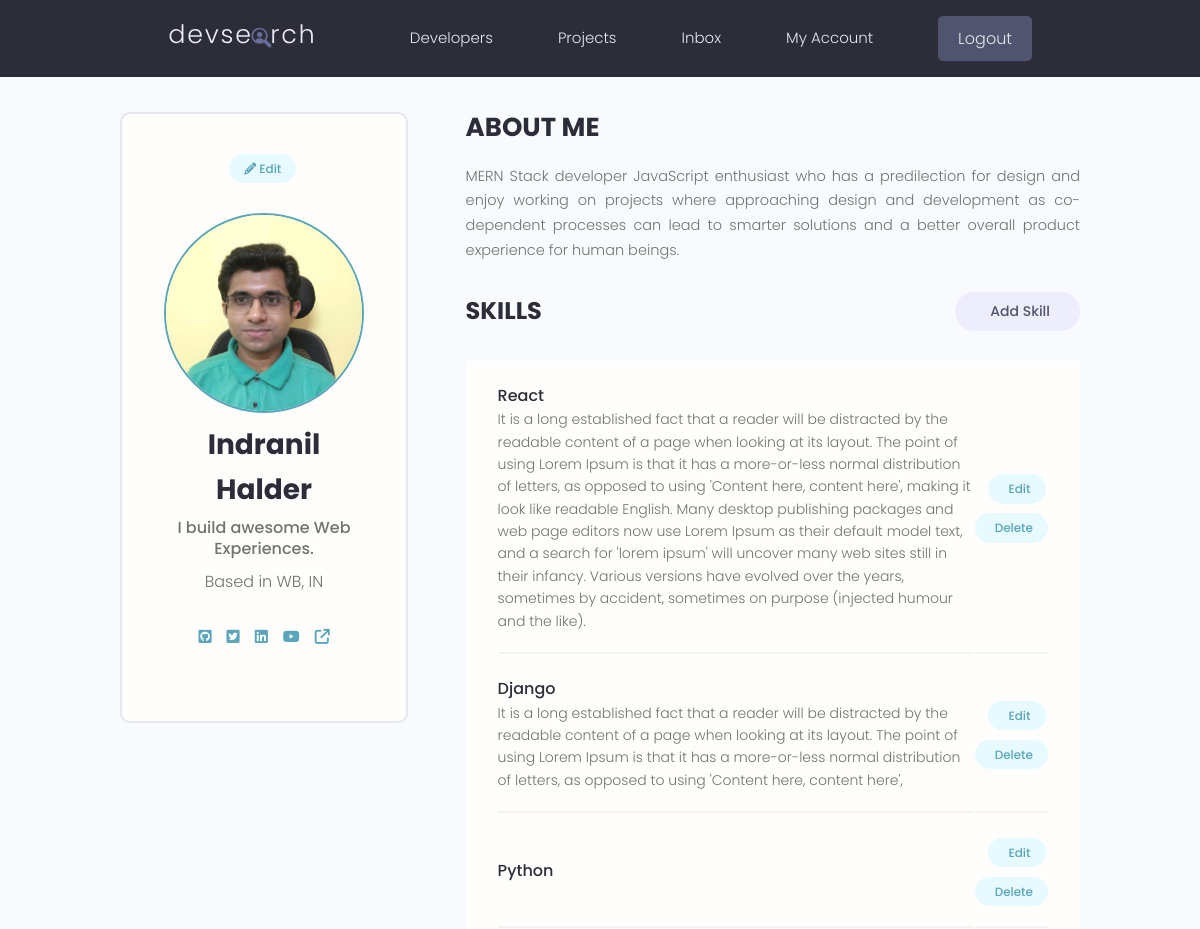
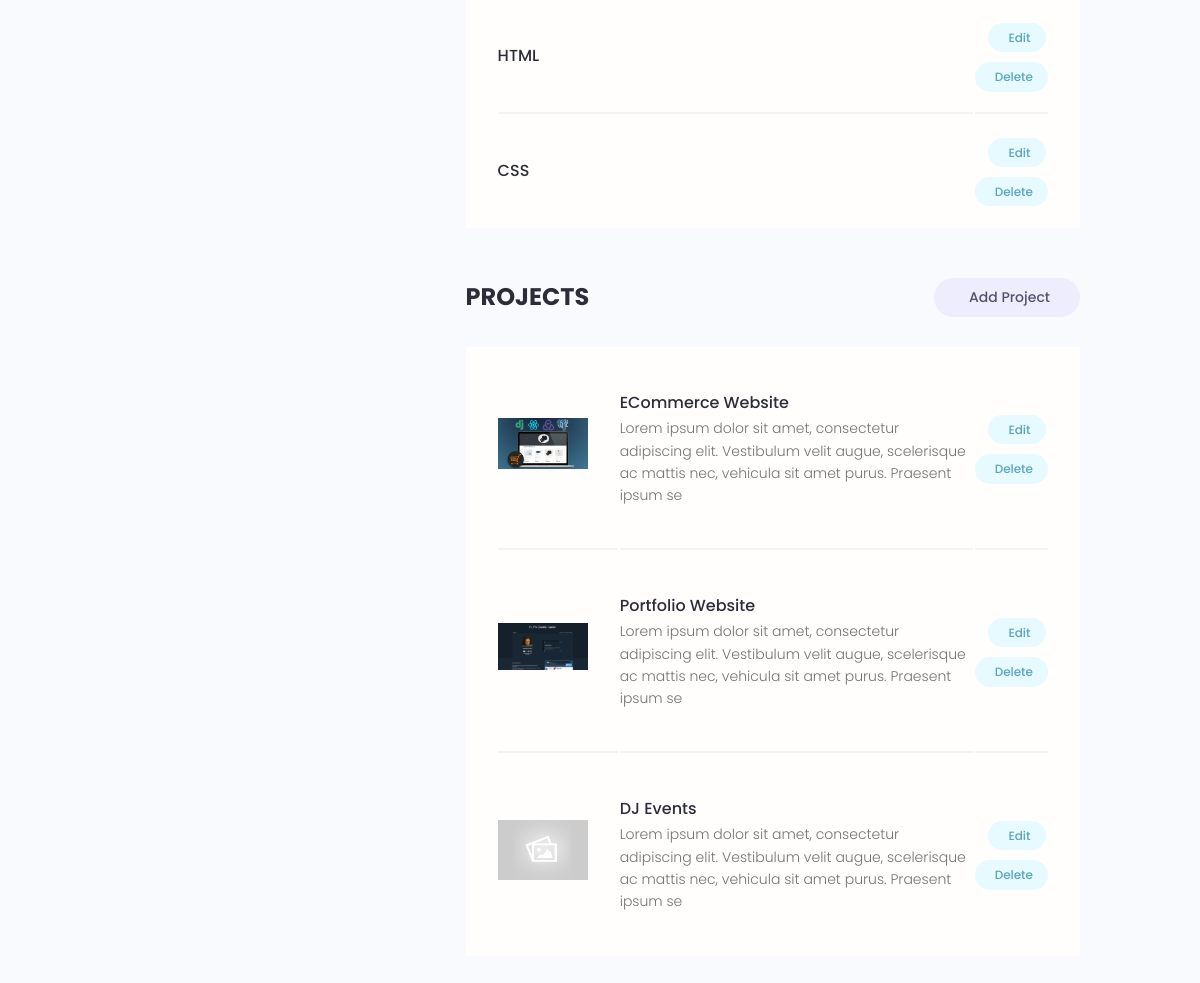
The app's page /account/ (signed in) with its own data (2 pictures, top to bottom).
### users/models.py (models this page shows, shortened)
class Profile(models.Model):
    user = models.OneToOneField(
        User, on_delete=models.CASCADE, null=True, blank=True)
    name = models.CharField(max_length=200, blank=True, null=True)
    email = models.EmailField(max_length=500, blank=True, null=True)
    username = models.CharField(max_length=200, blank=True, null=True)
    location = models.CharField(max_length=200, blank=True, null=True)
    short_intro = models.CharField(max_length=200, blank=True, null=True)
    bio = models.TextField(blank=True, null=True)
    profile_image = models.ImageField(
        null=True, blank=True, upload_to='profiles/', default='profiles/user-default.png')
    social_github = models.CharField(max_length=200, blank=True, null=True)
    social_twitter = models.CharField(max_length=200, blank=True, null=True)
    social_linkedin = models.CharField(max_length=200, blank=True, null=True)
    social_youtube = models.CharField(max_length=200, blank=True, null=True)
    social_website = models.CharField(max_length=200, blank=True, null=True)
    created = models.DateTimeField(auto_now_add=True)
    id = models.UUIDField(default=uuid.uuid4, unique=True,
                          primary_key=True, editable=False)

class Skill(models.Model):
    owner = models.ForeignKey(
        Profile, on_delete=models.CASCADE, null=True, blank=True)
    name = models.CharField(max_length=200, blank=True, null=True)
    description = models.TextField(null=True, blank=True)
    created = models.DateTimeField(auto_now_add=True)
    id = models.UUIDField(default=uuid.uuid4, unique=True,
                          primary_key=True, editable=False)

### projects/models.py (models this page shows, shortened)
class Project(models.Model):
    owner = models.ForeignKey(
        Profile, null=True, blank=True, on_delete=models.SET_NULL)
    title = models.CharField(max_length=200)
    description = models.TextField(null=True, blank=True)
    featured_image = models.ImageField(
        null=True, blank=True, default='default.jpg')
    demo_link = models.CharField(max_length=2000, null=True, blank=True)
    source_link = models.CharField(max_length=2000, null=True, blank=True)
    tags = models.ManyToManyField('Tag', blank=True)
    vote_total = models.IntegerField(default=0, null=True, blank=True)
    vote_ratio = models.IntegerField(default=0, null=True, blank=True)
    created = models.DateTimeField(auto_now_add=True)
    id = models.UUIDField(default=uuid.uuid4, unique=True,
                          primary_key=True, editable=False)

### users/views.py (the view)
# urls.py: path('account/', views.userAccount, name='account'),
@login_required(login_url='login')
def userAccount(request):
    profile = request.user.profile
    skills = profile.skill_set.all()
    projects = profile.project_set.all()
    context = {'profile': profile, 'skills': skills, 'projects': projects}
    return render(request, 'users/account.html', context)

### users/templates/users/account.html (shortened to what this page needs)
{% extends 'main.html' %}
{% block content %}
  <main class="settingsPage profile my-md">
    <div class="container">
      <div class="layout">
        <div class="column column--1of3">
          <div class="card text-center">
            <div class="card__body dev">
              <a class="tag tag--pill tag--main settings__btn" href="{% url 'edit-account' %}"><i class="fa fa-pencil"></i> Edit</a>
              <img class="avatar avatar--xl dev__avatar" src="{{ profile.profile_image.url }}" />
              <h2 class="dev__name">{{ profile.name }}</h2>
              <p class="dev__title">{{ profile.short_intro }}</p>
              <p class="dev__location">Based in {{ profile.location }}</p>
              <ul class="dev__social">
                {% if profile.social_github %}
                <li>
                  <a title="Github" href="{{ profile.social_github }}" target="_blank"><i class="fa-brands fa-square-github"></i></a>
                </li>
                {% endif %}
                {% if profile.social_twitter %}
                <li>
                  <a title="Twitter" href="{{ profile.social_twitter }}" target="_blank"><i class="fa-brands fa-square-twitter"></i></a>
                </li>
                {% endif %}
                {% if profile.social_linkedin %}
                <li>
                  <a title="LinkedIn" href="{{ profile.social_linkedin }}" target="_blank"><i class="fa-brands fa-linkedin"></i></a>
                </li>
                {% endif %}
                {% if profile.social_youtube %}
                <li>
                  <a title="Youtube" href="{{ profile.social_youtube }}" target="_blank"><i class="fa-brands fa-youtube"></i></a>
                </li>
                {% endif %}
                {% if profile.social_website %}
                <li>
                  <a title="Personal Website" href="{{ profile.social_website }}" target="_blank"><i class="fa-solid fa-arrow-up-right-from-square"></i></a>
                </li>
                {% endif %}
              </ul>
            </div>
          </div>
        </div>
        <div class="column column--2of3">
          <div class="devInfo">
            <h3 class="devInfo__title">About Me</h3>
            <p class="devInfo__about">{{ profile.bio }}</p>
          </div>
          <div class="settings">
            <h3 class="settings__title">Skills</h3>
            <a class="tag tag--pill tag--sub settings__btn tag--lg" href="#"> Add Skill</a>
          </div>
          <table class="settings__table">
            {% for skill in skills %}
              <tr>
                <td class="settings__tableInfo">
                  <h4>{{ skill.name }}</h4>
                  <p>{{ skill.description }}</p>
                </td>
                <td class="settings__tableActions">
                  <a class="tag tag--pill tag--main settings__btn" href="#"> Edit</a>
                  <a class="tag tag--pill tag--main settings__btn" href="#">
                    Delete</a>
                </td>
              </tr>
            {% endfor %}
          </table>
          <div class="settings">
            <h3 class="settings__title">Projects</h3>
            <a class="tag tag--pill tag--sub settings__btn tag--lg" href="{% url 'create-project' %}"> Add Project</a>
          </div>
          <table class="settings__table">
            {% for project in projects %}
              <tr>
                <td class="settings__thumbnail">
                  <a href="{% url 'project' project.id %}"><img src="{{ project.featured_image.url }}" alt="Project Thumbnail" /></a>
                </td>
                <td class="settings__tableInfo">
                  <a href="{% url 'project' project.id %}">{{ project.title }}</a>
                  <p>{{ project.description|slice:"150" }}</p>
                </td>
                <td class="settings__tableActions">
                  <a class="tag tag--pill tag--main settings__btn" href="#"> Edit</a>
                  <a class="tag tag--pill tag--main settings__btn" href="#">
                    Delete</a>
                </td>
              </tr>
            {% endfor %}
          </table>
        </div>
      </div>
    </div>
  </main>
  {% endblock content %}

### static/styles/app.css (style rules this page uses)
:root { --color-sub: #2d2d39; }
.card { border: 2px solid var(--color-light); }
img { width: 100%; }
.profile .card > .dev { padding: 4rem; }
.dev__avatar { display: block; margin: auto; }
.dev__name { color: var(--color-sub); font-size: 2.8rem; font-weight: 700; margin-top: 1rem; margin-bottom: 0.5rem; }
.dev__title { font-size: 1.6rem; font-weight: 500; line-height: 1.3; }
.dev__location { margin-top: 1rem; }
.dev__social { margin: 3rem 0; list-style: none; display: flex; justify-content: center; gap: 1.5rem; }
.devInfo { margin-bottom: 3rem; }
.devInfo__title, .devInfo__subtitle { font-size: 2.6rem; color: var(--color-sub); text-transform: uppercase; font-weight: 700; margin-bottom: 1.5rem; }
.devInfo__about, .devSkill__info { font-size: 1.45rem; line-height: 1.7; text-align: justify; }
.settingsPage .dev > .settings__btn { display: inline-block; margin-bottom: 3rem; }
.settings { display: flex; justify-content: space-between; align-items: center; }
.settings__title { font-size: 2.4rem; text-transform: uppercase; font-weight: 700; color: var(--color-sub); }
.settings__table { margin-top: 3rem; margin-bottom: 5rem; padding: 0 3rem; background: var(--color-white); }
.settings__table tr { width: 100%; }
.settings__table tr > td { padding: 2rem 0; }
.settings__table tr:not(:last-child) td { border-bottom: 2px solid var(--color-white-light); }
.settings__thumbnail { width: 23%; min-width: 10rem; }
.settings__thumbnail img { padding-right: 3rem; height: 15rem; object-fit: contain; }
.settings__tableInfo { width: 100%; }
.settings__tableInfo h4, .settings__tableInfo a { padding-right: 1rem; width: auto; font-size: 1.6rem; font-weight: 500; color: var(--color-sub); }
.settings__tableInfo p { font-size: 1.4rem; }
.settings__tableActions { text-align: right; }

### static/uikit/styles/modules/_variables.css (style rules this page uses)
:root { --color-main: #5aa5b9; --color-main-light: #e6faff; --color-sub: #3f4156; --color-sub-light: #51546e; --color-sub-lighter: #ededfd; --color-text: #737373; --color-gray: #8b8b8b; --color-light: #e5e7eb; --color-light-gray: #767676; --color-bg: #f8fafd; --color-white: #fffefd; --color-white-light: #f3f3f3; --color-success: #359e64; --color-success-bg: #def8e8; --color-error: #fc4b0b; --color-error-bg: #fff2ee; --font-base: 'Poppins', arial, helvetica, 'Segoe UI', roboto, ubuntu, sans-serif; --font-monospace: 'Fira Code', 'Courier New', courier, monospace; --font-regular: 300; --font-medium: 500; --font-bold: 700; --generic-shadow: 1px 1px 5px #00000010; --generic-transition: all 0.3s ease-in-out; }

### static/uikit/styles/modules/_base.css (style rules this page uses)
* { margin: 0; padding: 0; box-sizing: border-box; text-rendering: optimizeLegibility; color: inherit; font-size: inherit; }
html { font-size: 50%; }
@media only screen and (min-width: 480px) { html { font-size: 56.25%; } }
@media only screen and (min-width: 1200px) { html { font-size: 62.5%; } }
body { line-height: 1.6; font-weight: 400; font-size: 1.5rem; color: var(--color-text); background-color: var(--color-bg); min-height: 100vh; }

### static/uikit/styles/modules/_typography.css (style rules this page uses)
* { font-family: var(--font-base); }
h2 { font-size: 3.6rem; font-weight: var(--font-bold); }
h3 { font-size: 3.2rem; font-weight: var(--font-medium); }
h4 { font-size: 2.8rem; font-weight: var(--font-medium); }
p, span, strong { font-size: 1.6rem; color: var(--color-text); font-weight: var(--font-regular); }
a { padding-bottom: 2px; text-decoration: none; display: inline-block; color: var(--color-main); font-weight: var(--font-medium); }

### static/uikit/styles/modules/_utilities.css (style rules this page uses)
.container { width: 92%; max-width: 165rem; margin: 0 auto; box-sizing: border-box; }
@media screen and (min-width: 1000px) { .container { width: 90%; } }
@media screen and (min-width: 1200px) { .container { width: 80%; } }
.text-center { text-align: center; }
.my-md { margin: 3rem auto; }

### static/uikit/styles/modules/_avatar.css (style rules this page uses)
.avatar { border-radius: 50%; border: 2px solid var(--color-main); object-fit: cover; }
.avatar--xl { height: 20rem; width: 20rem; }

### static/uikit/styles/modules/_card.css (style rules this page uses)
.card { border-radius: 1rem; background-color: var(--color-white); border: 1.5px solid var(--color-light); width: auto; height: auto; margin-top: 0.5rem; margin-bottom: 0.5rem; overflow: hidden; }
.card__body, .card__header { padding: 2rem 2.5rem; }

### static/uikit/styles/modules/_layout.css (style rules this page uses)
.layout { display: flex; flex-flow: row wrap; justify-content: space-between; }
.layout > .column { margin-bottom: 3rem; }
.layout > .column.column--1of3 { flex-basis: 30%; }
.layout > .column.column--2of3 { flex-basis: 64%; }

### records on screen
Profile: profile_image (picture), name "Indranil Halder", short_intro "I build awesome Web Experiences.", location "WB, IN", bio "MERN Stack developer JavaScript enthusiast who has a predilection for design and enjoy working on projects where approaching design and development as co-dependent processes can lead to smarter solutions and a better overall product experience for human beings."
Skill: name "React", description "It is a long established fact that a reader will be distracted by the readable content of a page when looking at its layout. The point of using Lorem Ipsum is that it has a more-or-less normal distribution of letters, as opposed to using 'Content here, content here', making it look like readable English. Many desktop publishing packages and web page editors now use Lorem Ipsum as their default model text, and a search for 'lorem ipsum' will uncover many web sites still in their infancy. Various versions have evolved over the years, sometimes by accident, sometimes on purpose (injected humour and the like)."
Skill: name "Django", description "It is a long established fact that a reader will be distracted by the readable content of a page when looking at its layout. The point of using Lorem Ipsum is that it has a more-or-less normal distribution of letters, as opposed to using 'Content here, content here',"
Skill: name "Python"
Skill: name "HTML"
Skill: name "CSS"
Project: featured_image (picture), title "ECommerce Website", description "Lorem ipsum dolor sit amet, consectetur adipiscing elit. Vestibulum velit augue, scelerisque ac mattis nec, vehicula sit amet purus. Praesent ipsum se"
Project: featured_image (picture), title "Portfolio Website", description "Lorem ipsum dolor sit amet, consectetur adipiscing elit. Vestibulum velit augue, scelerisque ac mattis nec, vehicula sit amet purus. Praesent ipsum se"
Project: featured_image (placeholder picture), title "DJ Events", description "Lorem ipsum dolor sit amet, consectetur adipiscing elit. Vestibulum velit augue, scelerisque ac mattis nec, vehicula sit amet purus. Praesent ipsum se"
